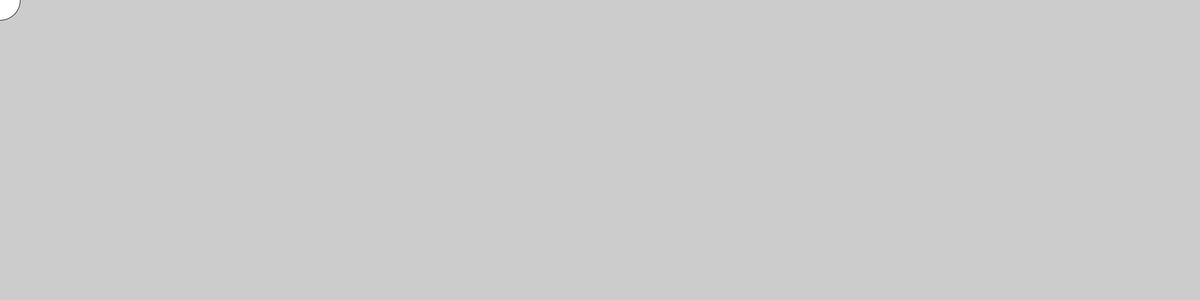
Frame 1 (no input)
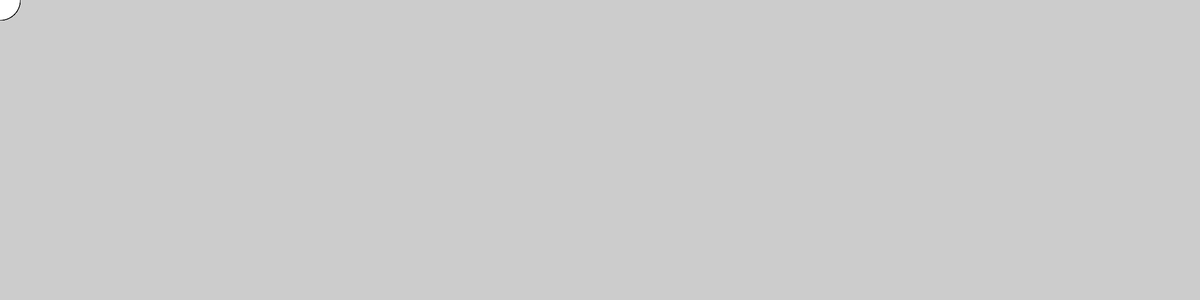
Frame 60 (the mouse pressed at the canvas centre just before this capture)
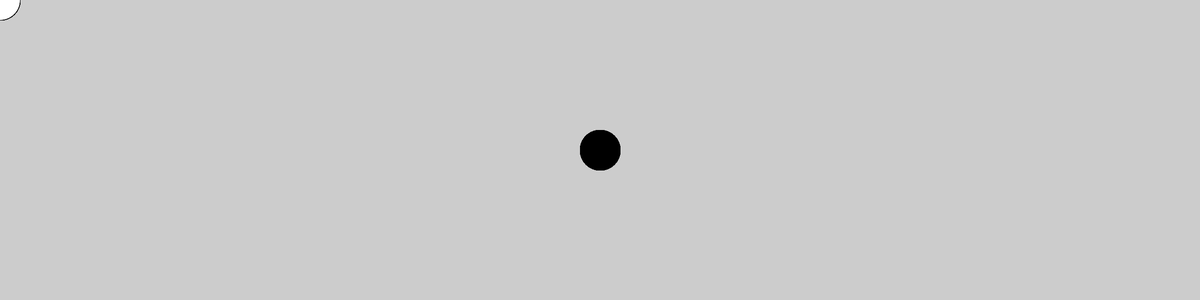
Frame 120 (the mouse held since frame 60 and released just before this capture)

The Processing sketch that drew these frames (run headless with seeded random() and noise(); from frame 60 on, the mouse is pressed at the canvas centre):

// Processing sketch: hello_world
// ── hello_world.pde
void setup() {
  size(2400, 600);
}

void draw() {
  if (mousePressed) {
    fill(0);
  } else {
    fill(255);
  }
  ellipse(mouseX, mouseY, 80, 80);
}
